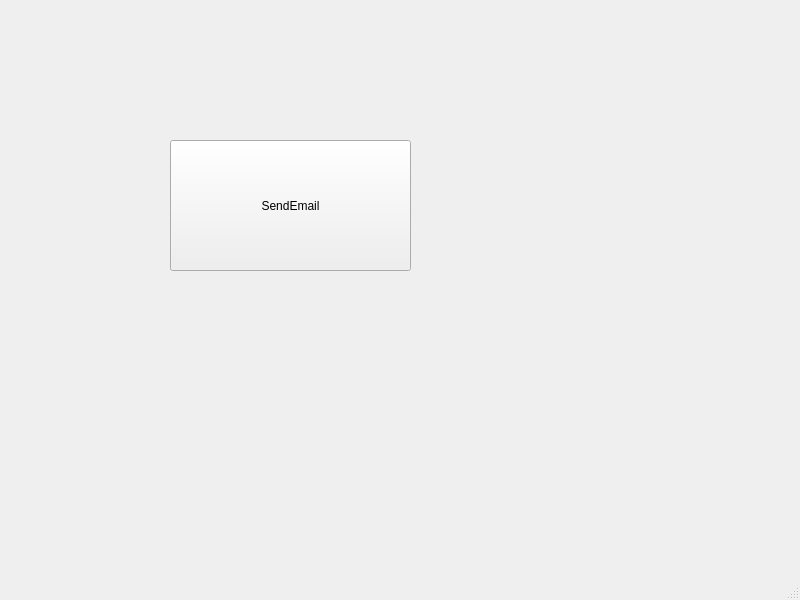
<?xml version="1.0" encoding="UTF-8"?>
<ui version="4.0">
 <class>MainWindow</class>
 <widget class="QMainWindow" name="MainWindow">
  <property name="geometry">
   <rect>
    <x>0</x>
    <y>0</y>
    <width>800</width>
    <height>600</height>
   </rect>
  </property>
  <property name="windowTitle">
   <string>MainWindow</string>
  </property>
  <widget class="QWidget" name="centralwidget">
   <widget class="QPushButton" name="pushButton">
    <property name="geometry">
     <rect>
      <x>170</x>
      <y>140</y>
      <width>241</width>
      <height>131</height>
     </rect>
    </property>
    <property name="text">
     <string>SendEmail</string>
    </property>
   </widget>
  </widget>
  <widget class="QMenuBar" name="menubar">
   <property name="geometry">
    <rect>
     <x>0</x>
     <y>0</y>
     <width>800</width>
     <height>22</height>
    </rect>
   </property>
  </widget>
  <widget class="QStatusBar" name="statusbar"/>
 </widget>
 <resources/>
 <connections/>
</ui>
